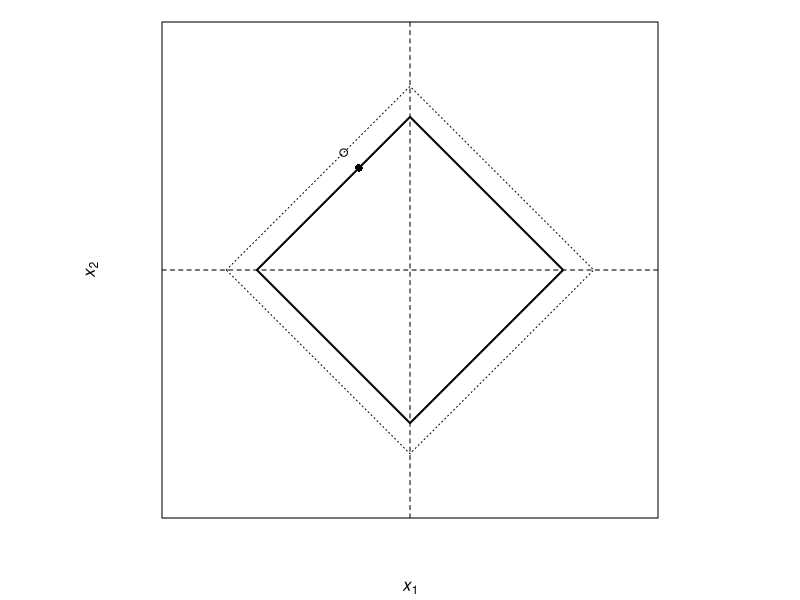
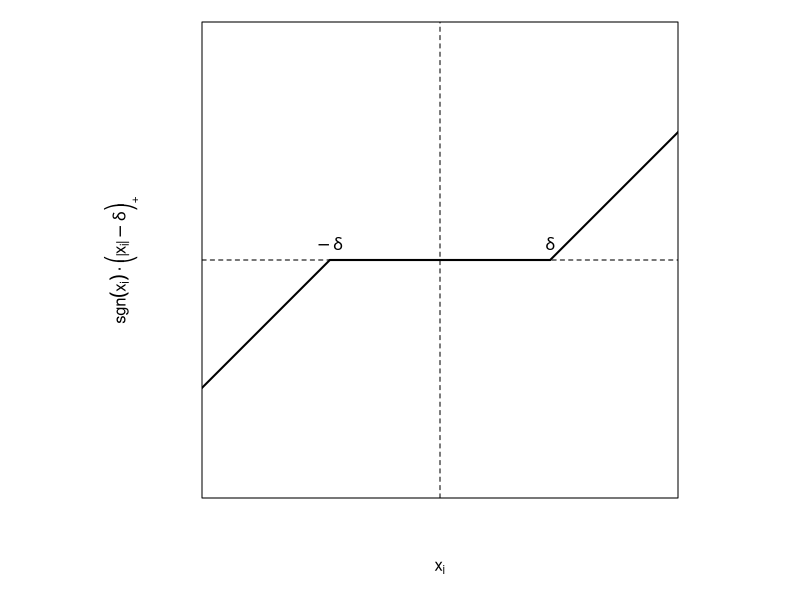

Write R code to recreate these figures, in order.
## ---- chunk 1
knitr::opts_chunk$set(echo = FALSE)
## ---- chunk 2
par(mar = c(4,2,1,1) + 0.1, pty = "s")
plot(c(-4.5,4.5), c(-4.5,4.5), type = "n", xaxt = "n", yaxt = "n", xlab = expression(italic(x)[1]), ylab = expression(italic(x)[2]))
abline(h = 0, lty = 2)
abline(v = 0, lty = 2)
lines(c(-3,0,3,0,-3),c(0,3,0,-3,0), lwd = 2)
lines(c(-3.6,0,3.6,0,-3.6),c(0,3.6,0,-3.6,0), lty = 3)
points(c(-1,-1.3),c(2,2.3),pch=c(16,1))
## ---- chunk 3
par(mar = c(5,5,1,1) + 0.1, pty = "s")
plot(c(-5,5), c(-5,5), type = "n", xaxt = "n", yaxt = "n", xlab = expression(x[i]), ylab = expression(sgn(x[i])%.%bgroup("(",list(abs(x[i])-italic(delta)),")")["+"]))
abline(h = 0, lty = 2)
abline(v = 0, lty = 2)
lines(c(-7.5, -2.5), c(-5, 0), lwd = 2)
lines(c(2.5, 7.5), c(0, 5), lwd = 2)
lines(c(-2.5, 2.5), c(0, 0), lwd = 2)
text(x = -2.5, y = 0, labels = expression(-italic(delta)), pos = 3)
text(x = 2.5, y = 0, labels = expression(italic(delta)), pos = 3)
## ---- chunk 4
loglike_gen <- function(y) {
  function(theta, delta) {
    stopifnot(length(y) == length(theta)) 
    -.5*sum((y - sign(y)*pmax(abs(theta) - delta, 0))^2)
    
  }
}

loglike <- loglike_gen(c(7,4))



